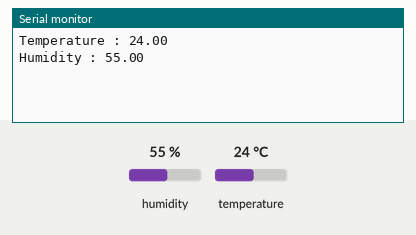
Recording of a sketch running on a simulated ESP32. On the bench: the last lines printed to the serial monitor. The inputs (shaded band) are chosen by the test bench; at power-on: humidity 55 %, temperature 24 °C. WiFi joins after 1.5 s; servers stay silent unless stated.

Above: at 3.0 s.
3.1 s: humidity set to 22 %
At 4.4 s:
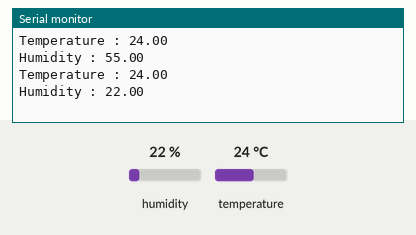
4.6 s: temperature set to 12 °C
At 5.6 s:
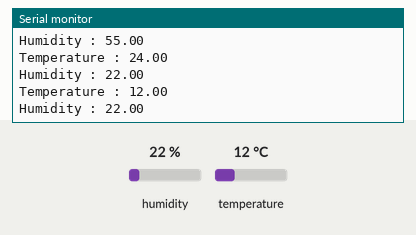
6.1 s: humidity set to 40 %
At 7.6 s:
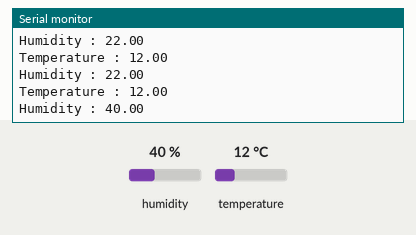
Timing chart, 0 to 9.1 s (numbered marks = the images above; inputs shaded):
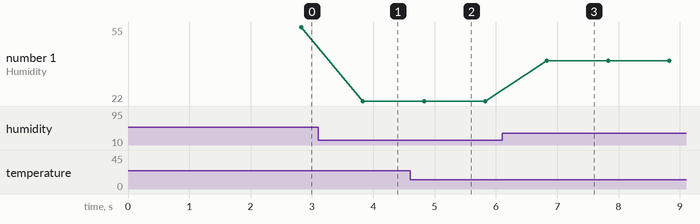

Measured:
- after the input at 3.1 s, the serial monitor: prints a new line after 0.73 s (image 1)
- after the input at 4.6 s, the serial monitor: prints a new line after 0.23 s (image 2)
- after the input at 6.1 s, the serial monitor: prints a new line after 0.73 s (image 3)
- plotted number 1: 55 → 22 after the input at 3.1 s, 22 → 40 after the input at 6.1 s

The sketch:

ESP32-DHT11-BLYNK.ino
```cpp
#define BLYNK_TEMPLATE_ID "TMPL2TqLrtTZY"
#define BLYNK_TEMPLATE_NAME "ESP32DHT"
#define BLYNK_AUTH_TOKEN "il2qgmGNyvElM7fxxBeeqWhxIJsrxV7G"
#define BLYNK_PRINT Serial

#include <WiFi.h>
#include <WiFiClient.h>
#include <BlynkSimpleEsp32.h>
#include <DFRobot_DHT11.h>

// Replace with your network credentials
const char* ssid     = "TP-Link_375D";
const char* password = "11862574";

DFRobot_DHT11 DHT;
#define DHT11_PIN 4

char auth[] = BLYNK_AUTH_TOKEN;
BlynkTimer timer;

void sendSensor()
{
  DHT.read(DHT11_PIN);
  float t= DHT.temperature;
  float h= DHT.humidity;
  Blynk.virtualWrite(V0, t);
  Blynk.virtualWrite(V1, h);
  Serial.print("Temperature : ");
  Serial.println(t);
  Serial.print("Humidity : ");
  Serial.println(h);
}
void setup()
{

  Serial.begin(115200);
  Blynk.begin(auth, ssid, password);
  timer.setInterval(1000L, sendSensor);
}

void loop()
{
  Blynk.run();
  timer.run();
}
```
